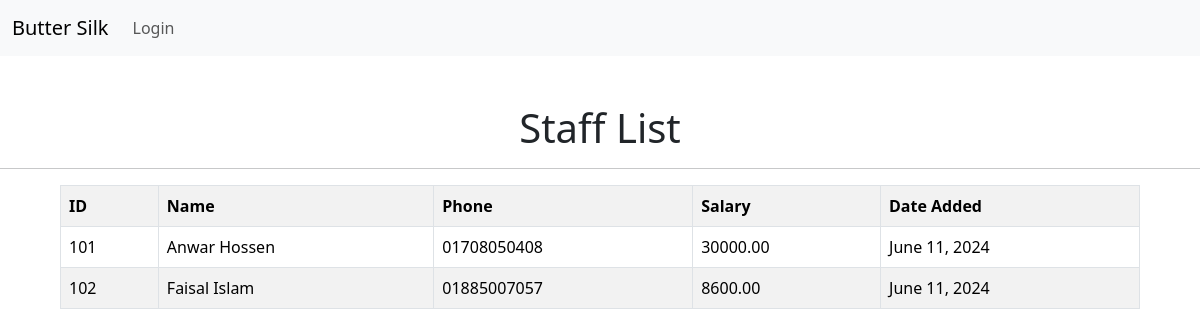
/staff_list/, run on the app's committed database.
### staff/models.py (models this page shows, shortened)
class Staff(models.Model):
    staff_id = models.CharField(max_length=3, unique=True)
    name = models.CharField(max_length=100)
    phone = models.CharField(max_length=15)
    salary = models.DecimalField(max_digits=10, decimal_places=2)
    add_date = models.DateField(default=timezone.now)

### staff/views.py (the view)
# urls.py: path("staff_list/", views.staff_list, name="staff_list"),
def staff_list(request):
    staff_members = Staff.objects.all()
    return render(request, "staff/staff_list.html", {"staff_members": staff_members})

### staff/templates/staff/staff_list.html
{% extends "base.html" %}
{% block content %}
<h1 class="text-center mt-5">Staff List</h1>
<hr>
<table class="table table-striped table-bordered" style="width: 90%; margin: auto;">
    <tr>
        <th>ID</th>
        <th>Name</th>
        <th>Phone</th>
        <th>Salary</th>
        <th>Date Added</th>
    </tr>
    {% for staff in staff_members %}
    <tr>
        <td>{{ staff.staff_id }}</td>
        <td>{{ staff.name }}</td>
        <td>{{ staff.phone }}</td>
        <td>{{ staff.salary }}</td>
        <td>{{ staff.add_date }}</td>
    </tr>
    {% endfor %}
</table>
{% endblock content %}

### data on the page
Staff: staff_id "101", name "Anwar Hossen", phone "01708050408", salary "30000.00", add_date "June 11, 2024"
Staff: staff_id "102", name "Faisal Islam", phone "01885007057", salary "8600.00", add_date "June 11, 2024"
